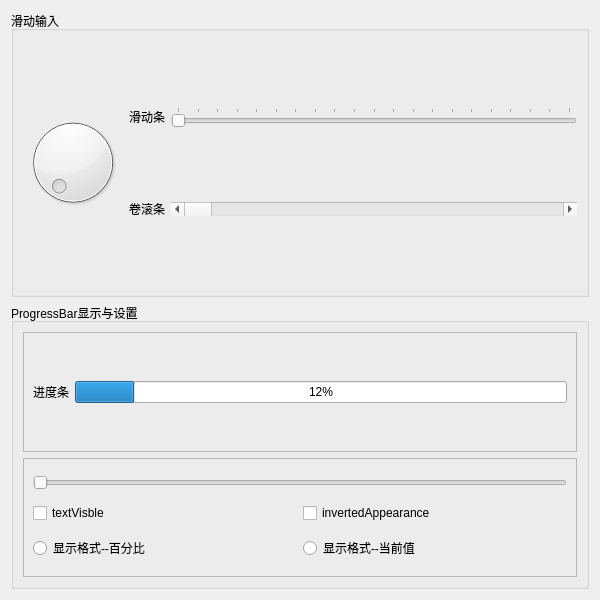
<?xml version="1.0" encoding="UTF-8"?>
<ui version="4.0">
 <class>Widget</class>
 <widget class="QWidget" name="Widget">
  <property name="geometry">
   <rect>
    <x>0</x>
    <y>0</y>
    <width>600</width>
    <height>600</height>
   </rect>
  </property>
  <property name="maximumSize">
   <size>
    <width>600</width>
    <height>600</height>
   </size>
  </property>
  <property name="windowTitle">
   <string>Widget</string>
  </property>
  <layout class="QVBoxLayout" name="verticalLayout">
   <item>
    <widget class="QGroupBox" name="groupBox">
     <property name="title">
      <string>滑动输入</string>
     </property>
     <layout class="QHBoxLayout" name="horizontalLayout">
      <item>
       <widget class="QDial" name="dial"/>
      </item>
      <item>
       <layout class="QGridLayout" name="gridLayout">
        <item row="1" column="0">
         <widget class="QLabel" name="label">
          <property name="text">
           <string>卷滚条</string>
          </property>
         </widget>
        </item>
        <item row="0" column="0">
         <widget class="QLabel" name="label_2">
          <property name="text">
           <string>滑动条</string>
          </property>
         </widget>
        </item>
        <item row="0" column="1">
         <widget class="QSlider" name="slider">
          <property name="maximum">
           <number>200</number>
          </property>
          <property name="orientation">
           <enum>Qt::Orientation::Horizontal</enum>
          </property>
          <property name="tickPosition">
           <enum>QSlider::TickPosition::TicksAbove</enum>
          </property>
          <property name="tickInterval">
           <number>10</number>
          </property>
         </widget>
        </item>
        <item row="1" column="1">
         <widget class="QScrollBar" name="scrollBar">
          <property name="maximum">
           <number>200</number>
          </property>
          <property name="orientation">
           <enum>Qt::Orientation::Horizontal</enum>
          </property>
         </widget>
        </item>
       </layout>
      </item>
     </layout>
    </widget>
   </item>
   <item>
    <widget class="QGroupBox" name="groupBox_2">
     <property name="title">
      <string>ProgressBar显示与设置</string>
     </property>
     <layout class="QVBoxLayout" name="verticalLayout_2">
      <item>
       <widget class="QFrame" name="frame">
        <property name="frameShape">
         <enum>QFrame::Shape::StyledPanel</enum>
        </property>
        <property name="frameShadow">
         <enum>QFrame::Shadow::Raised</enum>
        </property>
        <layout class="QHBoxLayout" name="horizontalLayout_2">
         <item>
          <widget class="QLabel" name="label_3">
           <property name="text">
            <string>进度条</string>
           </property>
          </widget>
         </item>
         <item>
          <widget class="QProgressBar" name="progressBar">
           <property name="maximum">
            <number>200</number>
           </property>
           <property name="value">
            <number>24</number>
           </property>
          </widget>
         </item>
        </layout>
       </widget>
      </item>
      <item>
       <widget class="QFrame" name="frame_2">
        <property name="frameShape">
         <enum>QFrame::Shape::StyledPanel</enum>
        </property>
        <property name="frameShadow">
         <enum>QFrame::Shadow::Raised</enum>
        </property>
        <layout class="QGridLayout" name="gridLayout_2">
         <item row="0" column="0" colspan="2">
          <widget class="QSlider" name="horizontalSlider">
           <property name="orientation">
            <enum>Qt::Orientation::Horizontal</enum>
           </property>
          </widget>
         </item>
         <item row="1" column="0">
          <widget class="QCheckBox" name="chkBox_Visible">
           <property name="text">
            <string>textVisble</string>
           </property>
          </widget>
         </item>
         <item row="1" column="1">
          <widget class="QCheckBox" name="chkBox_Inverted">
           <property name="text">
            <string>invertedAppearance</string>
           </property>
          </widget>
         </item>
         <item row="2" column="0">
          <widget class="QRadioButton" name="radio_Percent">
           <property name="text">
            <string>显示格式--百分比</string>
           </property>
          </widget>
         </item>
         <item row="2" column="1">
          <widget class="QRadioButton" name="radio_Value">
           <property name="text">
            <string>显示格式--当前值</string>
           </property>
          </widget>
         </item>
        </layout>
       </widget>
      </item>
     </layout>
    </widget>
   </item>
  </layout>
 </widget>
 <resources/>
 <connections/>
</ui>
